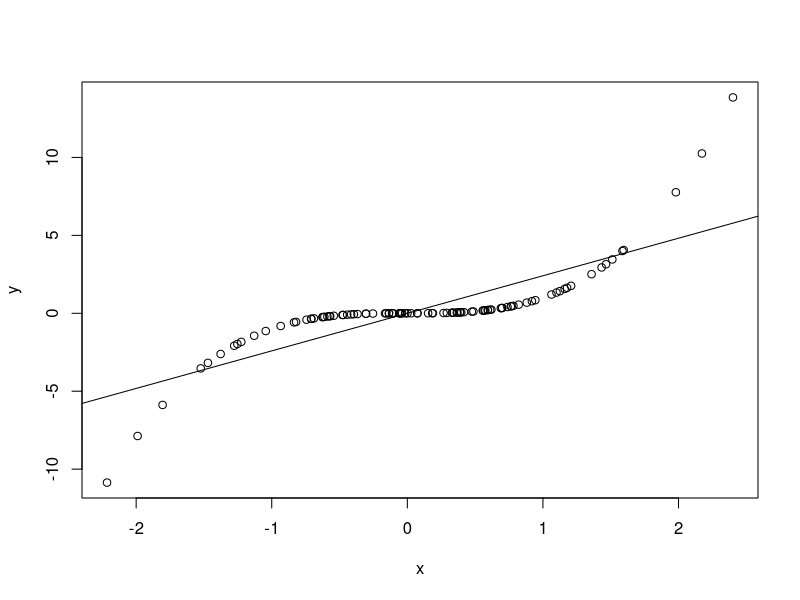
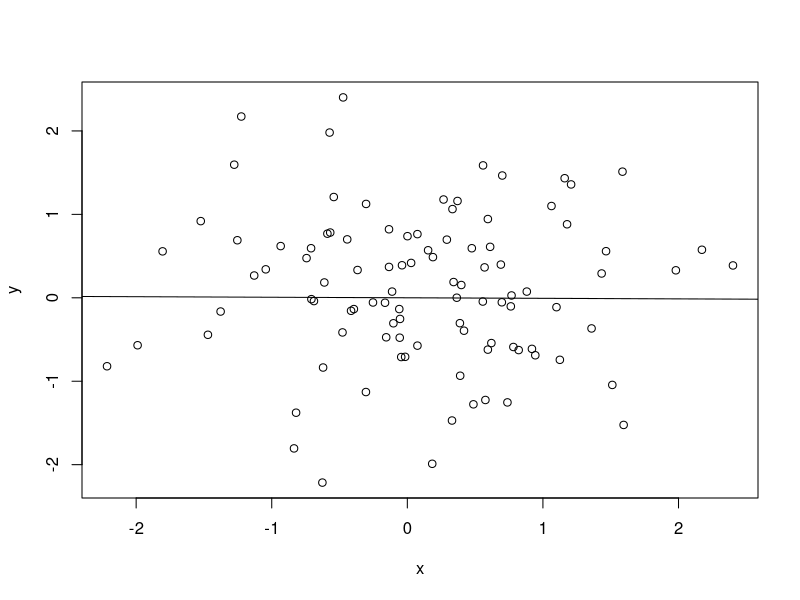

Reproduce these figures in R, in order.
#Exercises from book "An introduction to statistical learning: with applications in R"
#Chapter 3.7 - Exercise 12

#Regression without an intercept: when are coefficients for y~x and x~y the same?
#When the sum of squares for the two variables are the same

#Generate example with n=100 where coeff are different
set.seed(1)
x <- rnorm(100)
y <- x^3
plot(x,y)
lm.fit1 <- lm(y~x+0)
lm.fit2 <- lm(x~y+0)
abline(lm.fit1)
coefficients(summary(lm.fit1)) #coeff: 2.409624
coefficients(summary(lm.fit2)) #coeff: 0.2771039

#Generate example with n=100 where coeff are the same
y <- sort(x)
plot(x,y)
lm.fit1 <- lm(y~x+0)
lm.fit2 <- lm(x~y+0)
abline(lm.fit1)
coefficients(summary(lm.fit1)) #coeff: -0.006457988
coefficients(summary(lm.fit2)) #coeff: -0.006457988